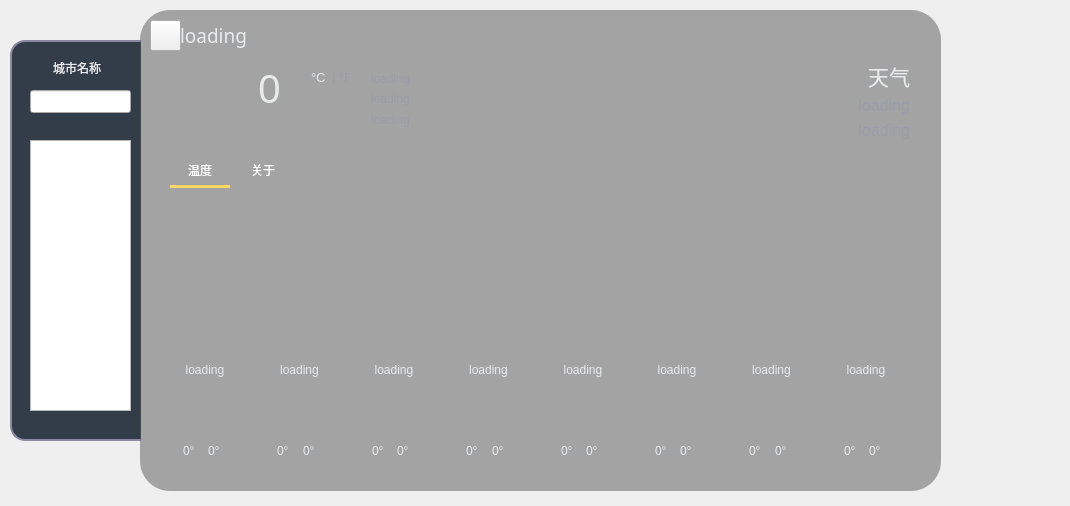
<?xml version="1.0" encoding="UTF-8"?>
<ui version="4.0">
 <class>weather_forecastClass</class>
 <widget class="QWidget" name="weather_forecastClass">
  <property name="enabled">
   <bool>true</bool>
  </property>
  <property name="geometry">
   <rect>
    <x>0</x>
    <y>0</y>
    <width>1070</width>
    <height>506</height>
   </rect>
  </property>
  <property name="mouseTracking">
   <bool>false</bool>
  </property>
  <property name="tabletTracking">
   <bool>false</bool>
  </property>
  <property name="windowTitle">
   <string>天气预报</string>
  </property>
  <property name="styleSheet">
   <string notr="true">QLabel {
    color: rgb(232, 234, 237);
}

QLabel#label_5,  #label_3, #label_4, #label_2, #label_7, #label_8{
	color: rgb(153, 157, 169);
}

#frame{
 	border-radius: 30px;
	border-image: url(:/weather_forecast/img/background.jpg);
}
#frame_2{
	border-radius: 30px;
	background-color: rgba(90, 90, 90, 130);
}

</string>
  </property>
  <widget class="QFrame" name="frame">
   <property name="geometry">
    <rect>
     <x>140</x>
     <y>10</y>
     <width>801</width>
     <height>481</height>
    </rect>
   </property>
   <property name="frameShape">
    <enum>QFrame::Shape::StyledPanel</enum>
   </property>
   <property name="frameShadow">
    <enum>QFrame::Shadow::Raised</enum>
   </property>
   <widget class="QFrame" name="frame_2">
    <property name="geometry">
     <rect>
      <x>0</x>
      <y>0</y>
      <width>801</width>
      <height>481</height>
     </rect>
    </property>
    <property name="frameShape">
     <enum>QFrame::Shape::StyledPanel</enum>
    </property>
    <property name="frameShadow">
     <enum>QFrame::Shadow::Raised</enum>
    </property>
    <widget class="QWidget" name="widget" native="true">
     <property name="geometry">
      <rect>
       <x>20</x>
       <y>40</y>
       <width>151</width>
       <height>78</height>
      </rect>
     </property>
     <layout class="QHBoxLayout" name="horizontalLayout">
      <item>
       <widget class="QLabel" name="label_today_temperature_icon">
        <property name="font">
         <font>
          <pointsize>28</pointsize>
          <bold>false</bold>
         </font>
        </property>
        <property name="cursor">
         <cursorShape>ArrowCursor</cursorShape>
        </property>
        <property name="text">
         <string/>
        </property>
        <property name="textFormat">
         <enum>Qt::TextFormat::AutoText</enum>
        </property>
        <property name="pixmap">
         <pixmap resource="weather_forecast.qrc">:/weather_forecast/img/雨.png</pixmap>
        </property>
        <property name="alignment">
         <set>Qt::AlignmentFlag::AlignCenter</set>
        </property>
       </widget>
      </item>
      <item>
       <widget class="QLabel" name="label_today_temperature">
        <property name="font">
         <font>
          <pointsize>30</pointsize>
          <bold>false</bold>
         </font>
        </property>
        <property name="cursor">
         <cursorShape>ArrowCursor</cursorShape>
        </property>
        <property name="text">
         <string>0</string>
        </property>
        <property name="textFormat">
         <enum>Qt::TextFormat::AutoText</enum>
        </property>
        <property name="alignment">
         <set>Qt::AlignmentFlag::AlignCenter</set>
        </property>
       </widget>
      </item>
     </layout>
    </widget>
    <widget class="QWidget" name="widget_2" native="true">
     <property name="geometry">
      <rect>
       <x>220</x>
       <y>50</y>
       <width>111</width>
       <height>78</height>
      </rect>
     </property>
     <layout class="QVBoxLayout" name="verticalLayout">
      <item>
       <widget class="QLabel" name="label_2">
        <property name="text">
         <string>loading</string>
        </property>
       </widget>
      </item>
      <item>
       <widget class="QLabel" name="label_4">
        <property name="text">
         <string>loading</string>
        </property>
       </widget>
      </item>
      <item>
       <widget class="QLabel" name="label_3">
        <property name="text">
         <string>loading</string>
        </property>
       </widget>
      </item>
     </layout>
    </widget>
    <widget class="QWidget" name="widget_3" native="true">
     <property name="geometry">
      <rect>
       <x>160</x>
       <y>50</y>
       <width>61</width>
       <height>35</height>
      </rect>
     </property>
     <layout class="QHBoxLayout" name="horizontalLayout_2">
      <item>
       <widget class="QLabel" name="label">
        <property name="font">
         <font>
          <pointsize>10</pointsize>
         </font>
        </property>
        <property name="text">
         <string>°C</string>
        </property>
       </widget>
      </item>
      <item>
       <widget class="QLabel" name="label_5">
        <property name="font">
         <font>
          <pointsize>10</pointsize>
         </font>
        </property>
        <property name="text">
         <string>| °F</string>
        </property>
       </widget>
      </item>
     </layout>
    </widget>
    <widget class="QWidget" name="widget_4" native="true">
     <property name="geometry">
      <rect>
       <x>560</x>
       <y>40</y>
       <width>221</width>
       <height>101</height>
      </rect>
     </property>
     <layout class="QVBoxLayout" name="verticalLayout_2">
      <item>
       <widget class="QLabel" name="label_6">
        <property name="font">
         <font>
          <pointsize>16</pointsize>
         </font>
        </property>
        <property name="text">
         <string>天气</string>
        </property>
        <property name="alignment">
         <set>Qt::AlignmentFlag::AlignRight|Qt::AlignmentFlag::AlignTrailing|Qt::AlignmentFlag::AlignVCenter</set>
        </property>
       </widget>
      </item>
      <item>
       <widget class="QLabel" name="label_8">
        <property name="font">
         <font>
          <pointsize>12</pointsize>
         </font>
        </property>
        <property name="text">
         <string>loading</string>
        </property>
        <property name="alignment">
         <set>Qt::AlignmentFlag::AlignRight|Qt::AlignmentFlag::AlignTrailing|Qt::AlignmentFlag::AlignVCenter</set>
        </property>
       </widget>
      </item>
      <item>
       <widget class="QLabel" name="label_7">
        <property name="font">
         <font>
          <pointsize>12</pointsize>
         </font>
        </property>
        <property name="text">
         <string>loading</string>
        </property>
        <property name="alignment">
         <set>Qt::AlignmentFlag::AlignRight|Qt::AlignmentFlag::AlignTrailing|Qt::AlignmentFlag::AlignVCenter</set>
        </property>
       </widget>
      </item>
     </layout>
    </widget>
    <widget class="QTabWidget" name="tabWidget">
     <property name="geometry">
      <rect>
       <x>30</x>
       <y>140</y>
       <width>741</width>
       <height>191</height>
      </rect>
     </property>
     <property name="autoFillBackground">
      <bool>false</bool>
     </property>
     <property name="styleSheet">
      <string notr="true">
QTabWidget#tabWidget::pane {
	border: 0px;
	background-color: transparent;
}

QTabWidget#tabWidget QTabBar::tab { 
	font: bold 10pt &quot;微软雅黑&quot;;
	color: rgb(255, 255, 255);
    width: 60px;                  /* 设置宽度 */
    height: 30px;                 /* 设置高度 */
    margin-top: 5px;             /* 设置边距 */
    margin-right: 3px;
    margin-bottom: 2px;
	border-radius: 0px;
    background-color: transparent;
}

QTabWidget#tabWidget QTabBar::tab:selected {
    border-bottom: 3px solid rgb(253, 214, 99); /* 底部边线 */
}</string>
     </property>
     <property name="tabPosition">
      <enum>QTabWidget::TabPosition::North</enum>
     </property>
     <property name="tabShape">
      <enum>QTabWidget::TabShape::Rounded</enum>
     </property>
     <property name="currentIndex">
      <number>0</number>
     </property>
     <property name="elideMode">
      <enum>Qt::TextElideMode::ElideNone</enum>
     </property>
     <property name="usesScrollButtons">
      <bool>true</bool>
     </property>
     <property name="documentMode">
      <bool>false</bool>
     </property>
     <property name="tabsClosable">
      <bool>false</bool>
     </property>
     <property name="movable">
      <bool>false</bool>
     </property>
     <widget class="QWidget" name="tab">
      <attribute name="title">
       <string>温度</string>
      </attribute>
     </widget>
     <widget class="QWidget" name="tab_2">
      <attribute name="title">
       <string>关于</string>
      </attribute>
      <widget class="QLabel" name="label_9">
       <property name="geometry">
        <rect>
         <x>430</x>
         <y>60</y>
         <width>321</width>
         <height>101</height>
        </rect>
       </property>
       <property name="font">
        <font>
         <pointsize>48</pointsize>
        </font>
       </property>
       <property name="styleSheet">
        <string notr="true">color: rgba(255, 255, 255, 100);</string>
       </property>
       <property name="text">
        <string>Gang Jie</string>
       </property>
       <property name="textFormat">
        <enum>Qt::TextFormat::MarkdownText</enum>
       </property>
       <property name="alignment">
        <set>Qt::AlignmentFlag::AlignCenter</set>
       </property>
      </widget>
      <widget class="QLabel" name="label_10">
       <property name="geometry">
        <rect>
         <x>200</x>
         <y>30</y>
         <width>321</width>
         <height>101</height>
        </rect>
       </property>
       <property name="font">
        <font>
         <pointsize>48</pointsize>
        </font>
       </property>
       <property name="text">
        <string>感谢使用</string>
       </property>
       <property name="textFormat">
        <enum>Qt::TextFormat::MarkdownText</enum>
       </property>
       <property name="alignment">
        <set>Qt::AlignmentFlag::AlignCenter</set>
       </property>
      </widget>
     </widget>
    </widget>
    <widget class="QWidget" name="widget_7" native="true">
     <property name="geometry">
      <rect>
       <x>10</x>
       <y>320</y>
       <width>771</width>
       <height>161</height>
      </rect>
     </property>
     <layout class="QHBoxLayout" name="horizontalLayout_19">
      <item>
       <widget class="QWidget" name="widget_6" native="true">
        <layout class="QVBoxLayout" name="verticalLayout_3">
         <item>
          <widget class="QLabel" name="label_week1">
           <property name="text">
            <string>loading</string>
           </property>
           <property name="alignment">
            <set>Qt::AlignmentFlag::AlignCenter</set>
           </property>
          </widget>
         </item>
         <item>
          <widget class="QLabel" name="label_type1">
           <property name="styleSheet">
            <string notr="true"/>
           </property>
           <property name="text">
            <string/>
           </property>
           <property name="pixmap">
            <pixmap resource="weather_forecast.qrc">:/weather_forecast/img/雨.png</pixmap>
           </property>
           <property name="alignment">
            <set>Qt::AlignmentFlag::AlignCenter</set>
           </property>
          </widget>
         </item>
         <item>
          <widget class="QWidget" name="widget_5" native="true">
           <layout class="QHBoxLayout" name="horizontalLayout_3">
            <item>
             <widget class="QLabel" name="label_low_temp1">
              <property name="text">
               <string>0°</string>
              </property>
             </widget>
            </item>
            <item>
             <widget class="QLabel" name="label_high_temp1">
              <property name="text">
               <string>0°</string>
              </property>
             </widget>
            </item>
           </layout>
          </widget>
         </item>
        </layout>
       </widget>
      </item>
      <item>
       <widget class="QWidget" name="widget_12" native="true">
        <layout class="QVBoxLayout" name="verticalLayout_12">
         <item>
          <widget class="QLabel" name="label_week2">
           <property name="text">
            <string>loading</string>
           </property>
           <property name="alignment">
            <set>Qt::AlignmentFlag::AlignCenter</set>
           </property>
          </widget>
         </item>
         <item>
          <widget class="QLabel" name="label_type2">
           <property name="text">
            <string/>
           </property>
           <property name="pixmap">
            <pixmap resource="weather_forecast.qrc">:/weather_forecast/img/雨.png</pixmap>
           </property>
           <property name="alignment">
            <set>Qt::AlignmentFlag::AlignCenter</set>
           </property>
          </widget>
         </item>
         <item>
          <widget class="QWidget" name="widget_14" native="true">
           <layout class="QHBoxLayout" name="horizontalLayout_12">
            <item>
             <widget class="QLabel" name="label_low_temp2">
              <property name="text">
               <string>0°</string>
              </property>
             </widget>
            </item>
            <item>
             <widget class="QLabel" name="label_high_temp2">
              <property name="text">
               <string>0°</string>
              </property>
             </widget>
            </item>
           </layout>
          </widget>
         </item>
        </layout>
       </widget>
      </item>
      <item>
       <widget class="QWidget" name="widget_8" native="true">
        <layout class="QVBoxLayout" name="verticalLayout_11">
         <item>
          <widget class="QLabel" name="label_week3">
           <property name="text">
            <string>loading</string>
           </property>
           <property name="alignment">
            <set>Qt::AlignmentFlag::AlignCenter</set>
           </property>
          </widget>
         </item>
         <item>
          <widget class="QLabel" name="label_type3">
           <property name="text">
            <string/>
           </property>
           <property name="pixmap">
            <pixmap resource="weather_forecast.qrc">:/weather_forecast/img/雨.png</pixmap>
           </property>
           <property name="alignment">
            <set>Qt::AlignmentFlag::AlignCenter</set>
           </property>
          </widget>
         </item>
         <item>
          <widget class="QWidget" name="widget_10" native="true">
           <layout class="QHBoxLayout" name="horizontalLayout_11">
            <item>
             <widget class="QLabel" name="label_low_temp3">
              <property name="text">
               <string>0°</string>
              </property>
             </widget>
            </item>
            <item>
             <widget class="QLabel" name="label_high_temp3">
              <property name="text">
               <string>0°</string>
              </property>
             </widget>
            </item>
           </layout>
          </widget>
         </item>
        </layout>
       </widget>
      </item>
      <item>
       <widget class="QWidget" name="widget_27" native="true">
        <layout class="QVBoxLayout" name="verticalLayout_17">
         <item>
          <widget class="QLabel" name="label_week4">
           <property name="text">
            <string>loading</string>
           </property>
           <property name="alignment">
            <set>Qt::AlignmentFlag::AlignCenter</set>
           </property>
          </widget>
         </item>
         <item>
          <widget class="QLabel" name="label_type4">
           <property name="text">
            <string/>
           </property>
           <property name="pixmap">
            <pixmap resource="weather_forecast.qrc">:/weather_forecast/img/雨.png</pixmap>
           </property>
           <property name="alignment">
            <set>Qt::AlignmentFlag::AlignCenter</set>
           </property>
          </widget>
         </item>
         <item>
          <widget class="QWidget" name="widget_28" native="true">
           <layout class="QHBoxLayout" name="horizontalLayout_17">
            <item>
             <widget class="QLabel" name="label_low_temp4">
              <property name="text">
               <string>0°</string>
              </property>
             </widget>
            </item>
            <item>
             <widget class="QLabel" name="label_high_temp4">
              <property name="text">
               <string>0°</string>
              </property>
             </widget>
            </item>
           </layout>
          </widget>
         </item>
        </layout>
       </widget>
      </item>
      <item>
       <widget class="QWidget" name="widget_25" native="true">
        <layout class="QVBoxLayout" name="verticalLayout_16">
         <item>
          <widget class="QLabel" name="label_week5">
           <property name="text">
            <string>loading</string>
           </property>
           <property name="alignment">
            <set>Qt::AlignmentFlag::AlignCenter</set>
           </property>
          </widget>
         </item>
         <item>
          <widget class="QLabel" name="label_type5">
           <property name="text">
            <string/>
           </property>
           <property name="pixmap">
            <pixmap resource="weather_forecast.qrc">:/weather_forecast/img/雨.png</pixmap>
           </property>
           <property name="alignment">
            <set>Qt::AlignmentFlag::AlignCenter</set>
           </property>
          </widget>
         </item>
         <item>
          <widget class="QWidget" name="widget_26" native="true">
           <layout class="QHBoxLayout" name="horizontalLayout_16">
            <item>
             <widget class="QLabel" name="label_low_temp5">
              <property name="text">
               <string>0°</string>
              </property>
             </widget>
            </item>
            <item>
             <widget class="QLabel" name="label_high_temp5">
              <property name="text">
               <string>0°</string>
              </property>
             </widget>
            </item>
           </layout>
          </widget>
         </item>
        </layout>
       </widget>
      </item>
      <item>
       <widget class="QWidget" name="widget_23" native="true">
        <layout class="QVBoxLayout" name="verticalLayout_15">
         <item>
          <widget class="QLabel" name="label_week6">
           <property name="text">
            <string>loading</string>
           </property>
           <property name="alignment">
            <set>Qt::AlignmentFlag::AlignCenter</set>
           </property>
          </widget>
         </item>
         <item>
          <widget class="QLabel" name="label_type6">
           <property name="text">
            <string/>
           </property>
           <property name="pixmap">
            <pixmap resource="weather_forecast.qrc">:/weather_forecast/img/雨.png</pixmap>
           </property>
           <property name="alignment">
            <set>Qt::AlignmentFlag::AlignCenter</set>
           </property>
          </widget>
         </item>
         <item>
          <widget class="QWidget" name="widget_24" native="true">
           <layout class="QHBoxLayout" name="horizontalLayout_15">
            <item>
             <widget class="QLabel" name="label_low_temp6">
              <property name="text">
               <string>0°</string>
              </property>
             </widget>
            </item>
            <item>
             <widget class="QLabel" name="label_high_temp6">
              <property name="text">
               <string>0°</string>
              </property>
             </widget>
            </item>
           </layout>
          </widget>
         </item>
        </layout>
       </widget>
      </item>
      <item>
       <widget class="QWidget" name="widget_20" native="true">
        <layout class="QVBoxLayout" name="verticalLayout_14">
         <item>
          <widget class="QLabel" name="label_week7">
           <property name="text">
            <string>loading</string>
           </property>
           <property name="alignment">
            <set>Qt::AlignmentFlag::AlignCenter</set>
           </property>
          </widget>
         </item>
         <item>
          <widget class="QLabel" name="label_type7">
           <property name="text">
            <string/>
           </property>
           <property name="pixmap">
            <pixmap resource="weather_forecast.qrc">:/weather_forecast/img/雨.png</pixmap>
           </property>
           <property name="alignment">
            <set>Qt::AlignmentFlag::AlignCenter</set>
           </property>
          </widget>
         </item>
         <item>
          <widget class="QWidget" name="widget_22" native="true">
           <layout class="QHBoxLayout" name="horizontalLayout_14">
            <item>
             <widget class="QLabel" name="label_low_temp7">
              <property name="text">
               <string>0°</string>
              </property>
             </widget>
            </item>
            <item>
             <widget class="QLabel" name="label_high_temp7">
              <property name="text">
               <string>0°</string>
              </property>
             </widget>
            </item>
           </layout>
          </widget>
         </item>
        </layout>
       </widget>
      </item>
      <item>
       <widget class="QWidget" name="widget_16" native="true">
        <layout class="QVBoxLayout" name="verticalLayout_13">
         <item>
          <widget class="QLabel" name="label_week8">
           <property name="text">
            <string>loading</string>
           </property>
           <property name="alignment">
            <set>Qt::AlignmentFlag::AlignCenter</set>
           </property>
          </widget>
         </item>
         <item>
          <widget class="QLabel" name="label_type8">
           <property name="text">
            <string/>
           </property>
           <property name="pixmap">
            <pixmap resource="weather_forecast.qrc">:/weather_forecast/img/雨.png</pixmap>
           </property>
           <property name="alignment">
            <set>Qt::AlignmentFlag::AlignCenter</set>
           </property>
          </widget>
         </item>
         <item>
          <widget class="QWidget" name="widget_18" native="true">
           <layout class="QHBoxLayout" name="horizontalLayout_13">
            <item>
             <widget class="QLabel" name="label_low_temp8">
              <property name="text">
               <string>0°</string>
              </property>
             </widget>
            </item>
            <item>
             <widget class="QLabel" name="label_high_temp8">
              <property name="text">
               <string>0°</string>
              </property>
             </widget>
            </item>
           </layout>
          </widget>
         </item>
        </layout>
       </widget>
      </item>
     </layout>
    </widget>
    <widget class="QLabel" name="label_13">
     <property name="geometry">
      <rect>
       <x>40</x>
       <y>10</y>
       <width>201</width>
       <height>31</height>
      </rect>
     </property>
     <property name="font">
      <font>
       <family>微软雅黑</family>
       <pointsize>14</pointsize>
       <bold>false</bold>
      </font>
     </property>
     <property name="text">
      <string>loading</string>
     </property>
    </widget>
    <widget class="QPushButton" name="pushButton">
     <property name="geometry">
      <rect>
       <x>10</x>
       <y>10</y>
       <width>31</width>
       <height>31</height>
      </rect>
     </property>
     <property name="styleSheet">
      <string notr="true">border-image: url(:/weather_forecast/img/左滑.png);</string>
     </property>
     <property name="text">
      <string/>
     </property>
    </widget>
   </widget>
  </widget>
  <widget class="QFrame" name="frame_3">
   <property name="geometry">
    <rect>
     <x>10</x>
     <y>40</y>
     <width>131</width>
     <height>401</height>
    </rect>
   </property>
   <property name="styleSheet">
    <string notr="true">#frame_3 {
	background-color: rgb(51, 61, 73);
	border-top-left-radius: 15px;   /* 左上角圆弧 */
	border-bottom-left-radius: 15px; /* 左下角圆弧 */
	border-left: 2px solid #8c8aa3;      /* 仅左边边框 */
	border-top: 2px solid #8c8aa3;      /* 仅左边边框 */
	border-bottom: 2px solid #8c8aa3;      /* 仅左边边框 */
}</string>
   </property>
   <property name="frameShape">
    <enum>QFrame::Shape::StyledPanel</enum>
   </property>
   <property name="frameShadow">
    <enum>QFrame::Shadow::Raised</enum>
   </property>
   <widget class="QLabel" name="label_14">
    <property name="geometry">
     <rect>
      <x>40</x>
      <y>20</y>
      <width>54</width>
      <height>16</height>
     </rect>
    </property>
    <property name="text">
     <string>城市名称</string>
    </property>
    <property name="alignment">
     <set>Qt::AlignmentFlag::AlignCenter</set>
    </property>
   </widget>
   <widget class="QLineEdit" name="lineEdit">
    <property name="geometry">
     <rect>
      <x>20</x>
      <y>50</y>
      <width>101</width>
      <height>23</height>
     </rect>
    </property>
   </widget>
   <widget class="QListWidget" name="listWidget">
    <property name="geometry">
     <rect>
      <x>20</x>
      <y>100</y>
      <width>101</width>
      <height>271</height>
     </rect>
    </property>
   </widget>
  </widget>
  <zorder>frame_3</zorder>
  <zorder>frame</zorder>
 </widget>
 <layoutdefault spacing="6" margin="11"/>
 <resources>
  <include location="weather_forecast.qrc"/>
 </resources>
 <connections/>
</ui>
